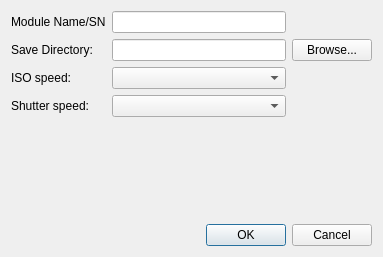
<?xml version="1.0" encoding="UTF-8"?>
<ui version="4.0">
 <class>CameraSettingsDialog</class>
 <widget class="QDialog" name="CameraSettingsDialog">
  <property name="geometry">
   <rect>
    <x>0</x>
    <y>0</y>
    <width>383</width>
    <height>257</height>
   </rect>
  </property>
  <property name="windowTitle">
   <string>Camera Settings</string>
  </property>
  <layout class="QGridLayout" name="gridLayout">
   <item row="2" column="0">
    <widget class="QDialogButtonBox" name="buttonBox">
     <property name="orientation">
      <enum>Qt::Horizontal</enum>
     </property>
     <property name="standardButtons">
      <set>QDialogButtonBox::Cancel|QDialogButtonBox::Ok</set>
     </property>
    </widget>
   </item>
   <item row="0" column="0">
    <layout class="QGridLayout" name="gridLayout_2">
     <item row="3" column="1">
      <widget class="QComboBox" name="shutterSpeedComboBox"/>
     </item>
     <item row="2" column="0">
      <widget class="QLabel" name="label_2">
       <property name="text">
        <string>ISO speed: </string>
       </property>
      </widget>
     </item>
     <item row="3" column="0">
      <widget class="QLabel" name="label_3">
       <property name="text">
        <string>Shutter speed: </string>
       </property>
      </widget>
     </item>
     <item row="1" column="1">
      <widget class="QLineEdit" name="saveDirectory">
       <property name="readOnly">
        <bool>false</bool>
       </property>
      </widget>
     </item>
     <item row="1" column="2">
      <widget class="QPushButton" name="BrowsePushButton">
       <property name="text">
        <string>Browse...</string>
       </property>
      </widget>
     </item>
     <item row="2" column="1">
      <widget class="QComboBox" name="ISOspeedComboBox"/>
     </item>
     <item row="1" column="0">
      <widget class="QLabel" name="label">
       <property name="text">
        <string>Save Directory: </string>
       </property>
      </widget>
     </item>
     <item row="0" column="0">
      <widget class="QLabel" name="label_4">
       <property name="text">
        <string>Module Name/SN</string>
       </property>
      </widget>
     </item>
     <item row="0" column="1">
      <widget class="QLineEdit" name="nameLineEdit"/>
     </item>
    </layout>
   </item>
   <item row="1" column="0">
    <spacer name="verticalSpacer">
     <property name="orientation">
      <enum>Qt::Vertical</enum>
     </property>
     <property name="sizeHint" stdset="0">
      <size>
       <width>20</width>
       <height>40</height>
      </size>
     </property>
    </spacer>
   </item>
  </layout>
 </widget>
 <resources/>
 <connections>
  <connection>
   <sender>buttonBox</sender>
   <signal>accepted()</signal>
   <receiver>CameraSettingsDialog</receiver>
   <slot>accept()</slot>
   <hints>
    <hint type="sourcelabel">
     <x>248</x>
     <y>254</y>
    </hint>
    <hint type="destinationlabel">
     <x>157</x>
     <y>274</y>
    </hint>
   </hints>
  </connection>
  <connection>
   <sender>buttonBox</sender>
   <signal>rejected()</signal>
   <receiver>CameraSettingsDialog</receiver>
   <slot>reject()</slot>
   <hints>
    <hint type="sourcelabel">
     <x>316</x>
     <y>260</y>
    </hint>
    <hint type="destinationlabel">
     <x>286</x>
     <y>274</y>
    </hint>
   </hints>
  </connection>
 </connections>
</ui>
